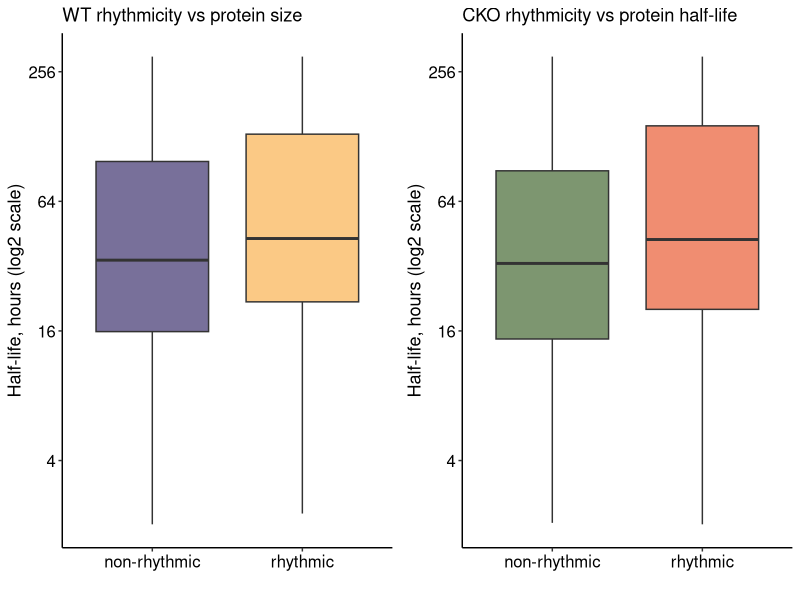
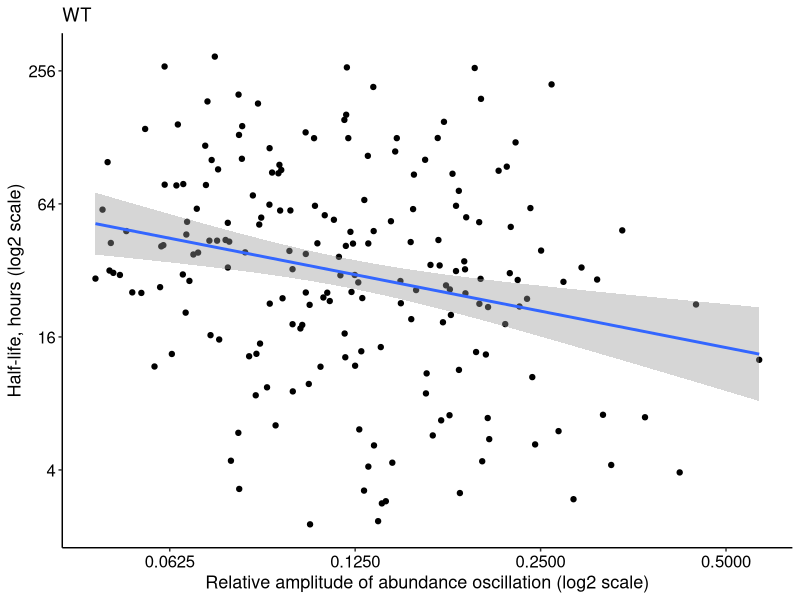
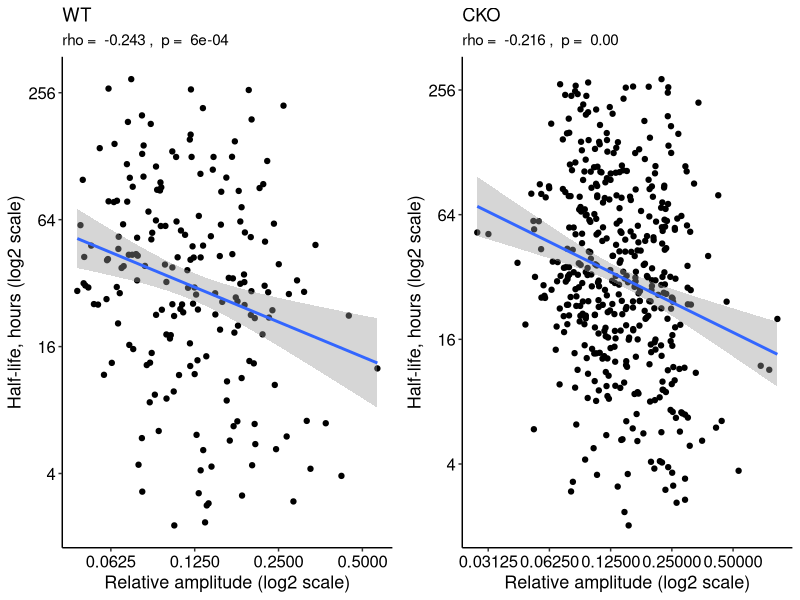
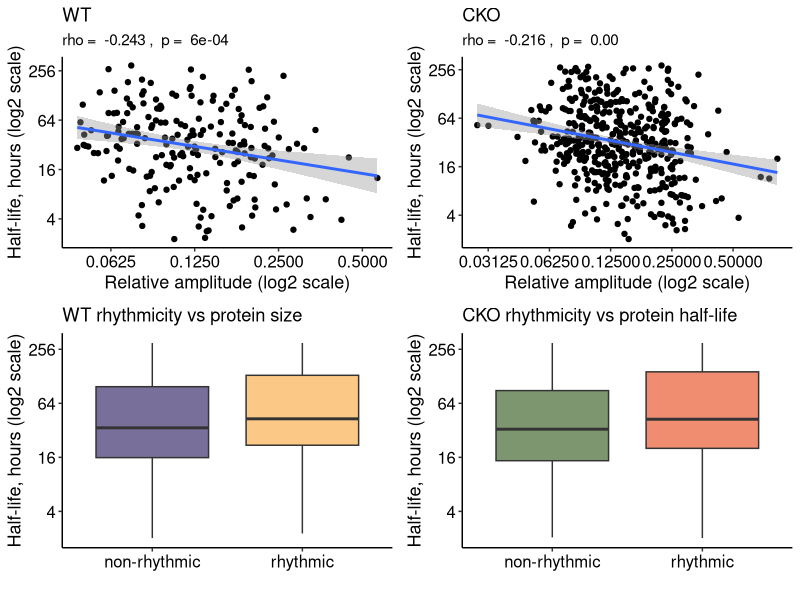

These figures' R source, in order:
## ---- chunk 1
#setup
#clear your workspace
rm(list=ls())

#Load useful packages
if (!require("tidyverse")) {
  install.packages("tidyverse", dependencies = TRUE)
  library(tidyverse)
} 

if (!require("ggplot2")) {
  install.packages("ggplot2", dependencies = TRUE)
  library(ggplot2)
}

if (!require("plyr")) {
  install.packages("plyr", dependencies = TRUE)
  library(plyr)
}

if (!require("gridExtra")) {
  install.packages("gridExtra", dependencies = TRUE)
  library(gridExtra)
}

#read the RAIN files from independent analysis, with correct primary IDs
WT_data <- read.csv("WT RAIN corrected ID.csv", stringsAsFactors = F)
CKO_data <- read.csv("CKO RAIN corrected ID.csv", stringsAsFactors = F)



#rhythmic lists with relative amplitude from independent analysis 
WT_rhy_RAcutoff <- read.csv("rhythmic WT corrected ID.csv", stringsAsFactors = F)
CKO_rhy_RAcutoff <- read.csv("rhythmic CKO corrected ID.csv", stringsAsFactors = F)


## ---- chunk 2
#read in the half-life data - in this case from McShane et al Cell 2016, done in NIH 3T3 with AHA
prot_stab <- read.csv("McShane et al prot stability 3t3.csv", stringsAsFactors = F)

prot_stab

#they have 2 degradation profiles (exponential and non-exponential), so separate based on that and select half life
prot_ned <- subset(prot_stab, prot_stab$Degradation.profile == "NED")
prot_ed <- subset(prot_stab, !(prot_stab$Degradation.profile == "NED"))

cn <- c("Uniprot_ID", "Half_life", "Deg profile")

#pick the one-phase decay half-life value for ED proteins, and 2-phase for NED - how they describe in the paper
prot_ned_s <- prot_ned[,c(1,39,41)]
prot_ed_s <- prot_ed[,c(1,38,41)]
colnames(prot_ned_s) <- cn
colnames(prot_ed_s) <- cn

prot_hl <- rbind(prot_ned_s, prot_ed_s)
prot_hl

median(na.omit(as.numeric(prot_hl$Half_life)))
median(prot_hl$Half_life)
## ---- chunk 3

#previously excluded >300h, what could be better way to deal with it?
filter(prot_hl, Half_life=="> 300") #422 such proteins, so


#can comment out later - what if run with 301 insaread of >300 - not accurate of course but in non-parametric tests/medians could be ok?
prot_hl <- mutate(prot_hl, Half_life = replace(Half_life, Half_life=="> 300", "301"))
median(as.numeric(prot_hl$Half_life))

#make numeric; have >300h half-life for some proteins that because of > gets converted to NAs - will be just excluded from correlations, fine for now
prot_hl$Half_life <- as.numeric(prot_hl$Half_life)
prot_hl


## ---- chunk 4

WT_all_hl <- merge(WT_data, prot_hl, by="Uniprot_ID")
CKO_all_hl <- merge(CKO_data, prot_hl, by="Uniprot_ID")

#rhythmic and non-rhythmic without amplitude cutoff
#WT_rhy <- subset(WT_all_hl, pVal<0.05)
#CKO_rhy <- subset(CKO_all_hl, pVal<0.05)
#WT_nonrhy <- subset(WT_all_hl, pVal>0.05)
#CKO_nonrhy <- subset(CKO_all_hl, pVal>0.05)


#or with amplitude cutoff? doesn't seem to make a difference actually for the subset of those that have half-life info
WT_rhy <- subset(WT_all_hl, WT_all_hl$Uniprot_ID %in% WT_rhy_RAcutoff$Uniprot_ID)
CKO_rhy <- subset(CKO_all_hl, CKO_all_hl$Uniprot_ID %in% CKO_rhy_RAcutoff$Uniprot_ID)
WT_nonrhy <- subset(WT_all_hl, !WT_all_hl$Uniprot_ID %in% WT_rhy_RAcutoff$Uniprot_ID)
CKO_nonrhy <- subset(CKO_all_hl, !CKO_all_hl$Uniprot_ID %in% CKO_rhy_RAcutoff$Uniprot_ID)

## ---- chunk 5
#merge rhythmicity and half-life data
WT_rhy_hl <- merge(WT_rhy, prot_hl, by="Uniprot_ID")
WT_rhy_hl

CKO_rhy_hl <- merge(CKO_rhy, prot_hl, by="Uniprot_ID")
CKO_rhy_hl #although CKO for sure have proteostasis defects, so half-lives would be altered -> probably even less valid to use this dataset



#also calculate again baseline (=average abundance across timepoints)
WT_rhy_hl$Baseline <- rowMeans(WT_rhy_hl[,8:31])
CKO_rhy_hl$Baseline <- rowMeans(CKO_rhy_hl[,8:31])
WT_all_hl$Baseline <- rowMeans(WT_all_hl[,8:31])
CKO_all_hl$Baseline <- rowMeans(CKO_all_hl[,8:31])

                  
## ---- chunk 6
#NEW- boxplots, with logged y axis; way overengineered and annoyingly made for colors, tried to match the transparent plots of abundance in the first place...

colours <- c("WT Rhythmic" = "#FBC985", "WT Not Rhythmic" = "#78709A", "CKO Rhythmic" = "#F08D71", "CKO Not Rhythmic" = "#7D9670")

#theme
axis_text_size = 12
axis_label_size = 13
plottheme <- theme( # make it look nice
  panel.border = element_blank(),  
  panel.grid.major = element_blank(),
  panel.grid.minor = element_blank(),
  panel.background = element_blank(),
  axis.line = element_line(colour = "black"),
  axis.text=element_text(colour="black", size = axis_text_size),
  axis.title = element_text(colour = "black", size = axis_label_size))

#change for non-rhythmic as before??
CKO <- ggplot() +
    geom_boxplot(aes("rhythmic", CKO_rhy$Half_life, fill="CKO Rhythmic")) +
    geom_boxplot(aes("non-rhythmic", CKO_nonrhy$Half_life, , fill="CKO Not Rhythmic")) + plottheme + scale_y_continuous(trans='log2') + labs(title="CKO rhythmicity vs protein half-life", y="Half-life, hours (log2 scale)", x="") + scale_fill_manual(name = "", values = colours) + theme(legend.position = "none")

wilcox.test(CKO_rhy$Half_life, CKO_nonrhy$Half_life, paired = F) #p<0.0001

WT <- ggplot() +
    geom_boxplot(aes("rhythmic", WT_rhy$Half_life, fill="WT Rhythmic")) +
    geom_boxplot(aes("non-rhythmic", WT_nonrhy$Half_life, fill="WT Not Rhythmic")) + plottheme + scale_y_continuous(trans='log2') + labs(title="WT rhythmicity vs protein size", y="Half-life, hours (log2 scale)", x="") + scale_fill_manual(name = "", values = colours) + theme(legend.position = "none")

wilcox.test(WT_rhy$Half_life, WT_nonrhy$Half_life, paired = F) #p=0.01862

median(WT_rhy$Half_life) #43h
median(WT_nonrhy$Half_life) #34h

p <- grid.arrange(WT, CKO, nrow=1)
ggsave(plot=p, "WT and CKO rhy vs nonrhy half-life.png", width=8, height = 5)


## ---- chunk 7
#NEW - now do correlations with rel amp, but for that again remove the "301" ones as will look weird
prot_hl2 <- filter(prot_hl, Half_life<=300)

WT_rhy_RAhl <- merge(WT_rhy_RAcutoff, prot_hl2, by="Uniprot_ID")
CKO_rhy_RAhl <- merge(CKO_rhy_RAcutoff, prot_hl2, by="Uniprot_ID")



ggplot(WT_rhy_RAhl, aes(x=WT_Relative_amplitudes, y=Half_life)) + geom_point() + geom_smooth(method=lm) + plottheme + scale_y_continuous(trans='log2') + scale_x_continuous(trans='log2') + labs(title="WT", y="Half-life, hours (log2 scale)", x="Relative amplitude of abundance oscillation (log2 scale)")

#same thing but with funcion and stats
correlate_pretty <- function(data, x1, y1) {
  m <- cor.test(x1, y1, method = "spearman")
  ggplot(data, aes(x = x1, y = y1)) +
  scale_y_continuous(trans='log2') + 
  scale_x_continuous(trans='log2') +
  geom_point() + 
  geom_smooth(method=lm) +
  labs(subtitle = paste("rho = ", format(round(m$estimate, 3), nsmall = 2), ", ",
                     "p = ", format(round(m$p.value, 4), nsmall = 2)))+
    plottheme
}

WT2 <- correlate_pretty(WT_rhy_RAhl, WT_rhy_RAhl$WT_Relative_amplitudes, WT_rhy_RAhl$Half_life) + labs(title="WT", y="Half-life, hours (log2 scale)", x="Relative amplitude (log2 scale)")
CKO2 <- correlate_pretty(CKO_rhy_RAhl, CKO_rhy_RAhl$CKO_Relative_amplitudes, CKO_rhy_RAhl$Half_life) + labs(title="CKO", y="Half-life, hours (log2 scale)", x="Relative amplitude (log2 scale)")


p <- grid.arrange(WT2, CKO2, nrow=1)
ggsave(plot=p, "WT and CKO RA vs half-life.png", width=10, height = 4)


#previous boxplots and correlations together
p2 <- grid.arrange(WT2, CKO2, WT, CKO, nrow=2)
ggsave(plot=p2, "WT and CKO half-life 4 plots.png", width=12, height = 9)

## ---- chunk 8
#save useful files
write.csv(WT_rhy_hl, "rhythmic WT halflives.csv", row.names = F)
write.csv(CKO_rhy_hl, "rhythmic CKO halflives.csv", row.names = F)
write.csv(WT_all_hl, "all WT halflives.csv", row.names = F)
write.csv(CKO_all_hl, "all CKO halflives.csv", row.names = F)

